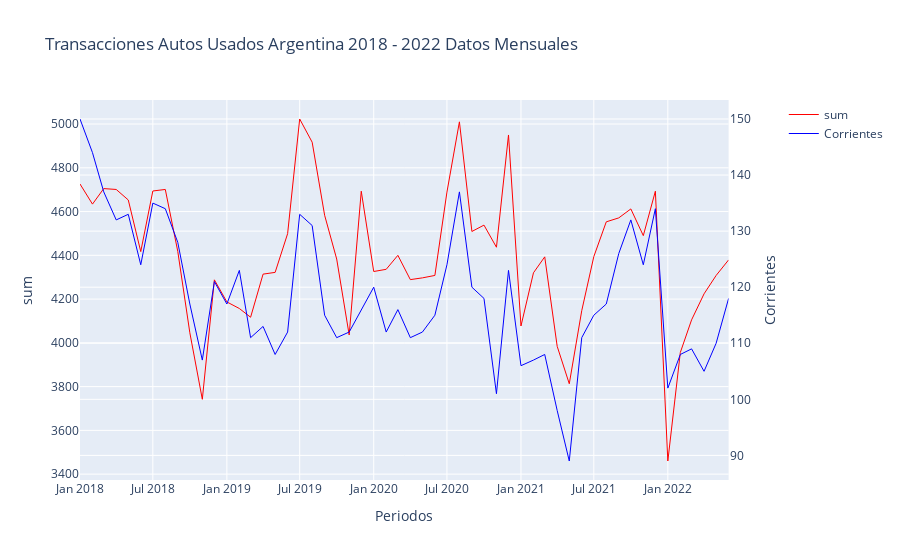

Notebook cell for this chart:
### Code cell
get_line_plot(df_mes, "mes_año", "sum", "Corrientes", "Transacciones Autos Usados Argentina 2018 - 2022 Datos Mensuales")
